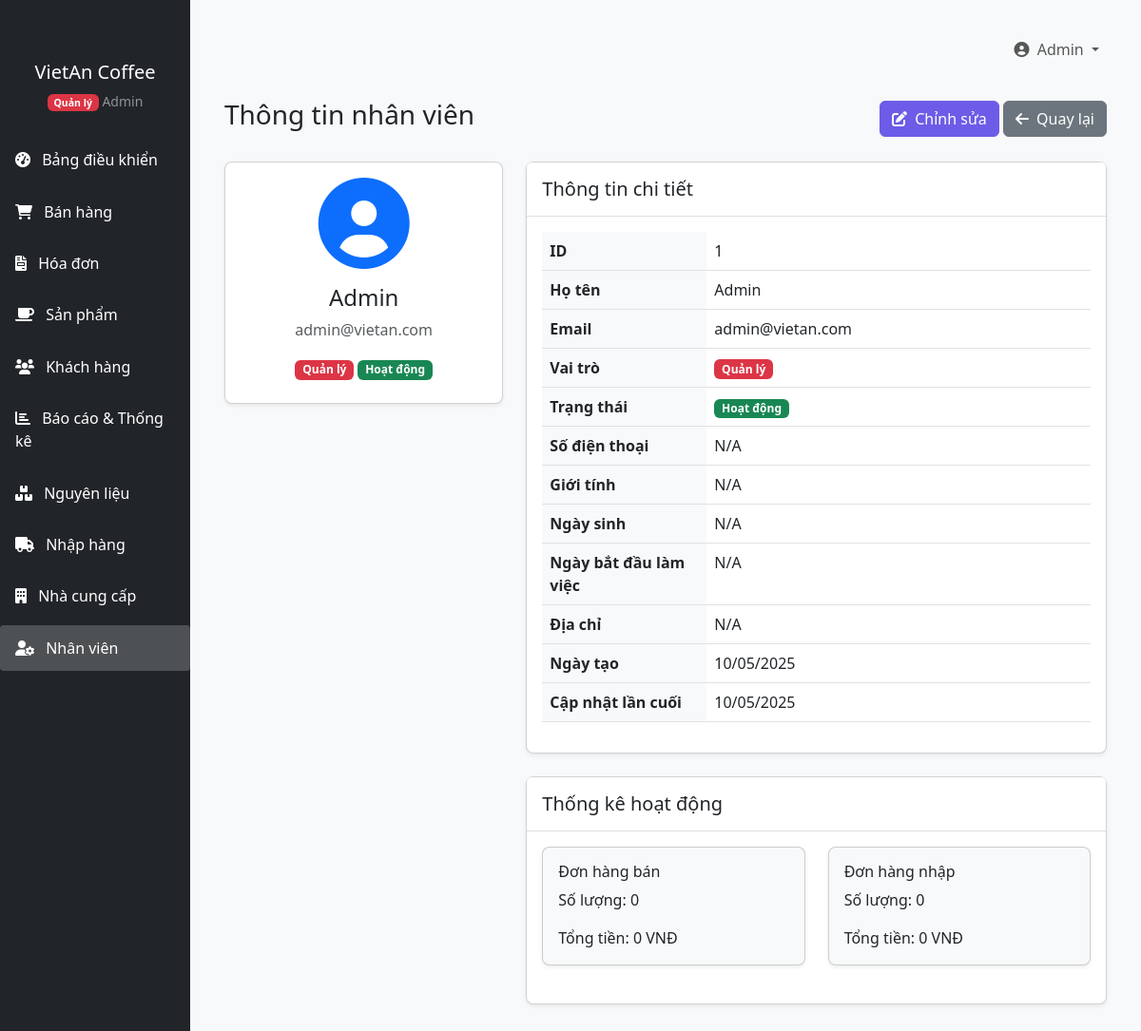
The page /QuanLyCafe/index.php?page=users&action=view&id=1 (signed in) on the database its author committed.
### tables this page shows
CREATE TABLE `users` (
  `id` int(11) NOT NULL,
  `name` varchar(100) NOT NULL,
  `email` varchar(100) NOT NULL,
  `password` varchar(255) NOT NULL,
  `role` enum('admin','staff') NOT NULL,
  `phone` varchar(20) DEFAULT NULL,
  `address` text DEFAULT NULL,
  `gender` enum('male','female','other') DEFAULT NULL,
  `birth_date` date DEFAULT NULL,
  `hire_date` date DEFAULT NULL,
  `status` enum('active','inactive') DEFAULT 'active',
  `created_at` timestamp NOT NULL DEFAULT current_timestamp(),
  `updated_at` timestamp NOT NULL DEFAULT current_timestamp() ON UPDATE current_timestamp()
);

### QuanLyCafe/models/User.php (called while the page is built, shortened)
<?php
class User {
    private $conn;
    public function __construct($db) {
        $this->conn = $db;
    }
    public function getById($id) {
        $query = "SELECT * FROM users WHERE id = ?";
        $stmt = $this->conn->prepare($query);
        $stmt->bind_param("i", $id);
        $stmt->execute();
        $result = $stmt->get_result();
        if ($result->num_rows === 1) {
            $row = $result->fetch_assoc();
            $this->id = $row['id'];
            $this->name = $row['name'];
            $this->email = $row['email'];
            $this->role = $row['role'];
            $this->phone = $row['phone'];
            $this->address = $row['address'];
            $this->gender = $row['gender'];
            $this->birth_date = $row['birth_date'];
            $this->hire_date = $row['hire_date'];
            $this->status = $row['status'];
            $this->created_at = $row['created_at'];
            $this->updated_at = $row['updated_at'];
            return true;
        }
        return false;
    }
}

### QuanLyCafe/includes/functions.php (called while the page is built, shortened)
<?php
function formatCurrency($amount) {
    return number_format($amount, 0, ',', '.') . ' VNĐ';
}
function formatDate($date, $format = 'd/m/Y') {
    return date($format, strtotime($date));
}

### QuanLyCafe/views/users/view.php (the view, shortened to what this page needs)
<?php include 'includes/header.php'; ?>
<div class="container-fluid">
    <div class="d-flex justify-content-between align-items-center mb-4">
        <h1 class="h3">Thông tin nhân viên</h1>
        <div>
            <a href="index.php?page=users&action=edit&id=<?php echo $user->id; ?>" class="btn btn-primary">
                <i class="fas fa-edit me-1"></i> Chỉnh sửa
            </a>
            <a href="index.php?page=users" class="btn btn-secondary">
                <i class="fas fa-arrow-left me-1"></i> Quay lại
            </a>
        </div>
    </div>
    <div class="row">
        <div class="col-md-4">
            <div class="card mb-4">
                <div class="card-body text-center">
                    <div class="mb-3">
                        <?php if ($user->gender == 'female'): ?>
                            <i class="fas fa-user-circle fa-6x text-primary"></i>
                        <?php else: ?>
                            <i class="fas fa-user-circle fa-6x text-primary"></i>
                        <?php endif; ?>
                    </div>
                    <h4><?php echo $user->name; ?></h4>
                    <p class="text-muted"><?php echo $user->email; ?></p>
                    <div class="mb-2">
                        <?php if ($user->role == 'admin'): ?>
                            <span class="badge bg-danger">Quản lý</span>
                        <?php else: ?>
                            <span class="badge bg-info">Nhân viên</span>
                        <?php endif; ?>
                        <?php if ($user->status == 'active'): ?>
                            <span class="badge bg-success">Hoạt động</span>
                        <?php else: ?>
                            <span class="badge bg-secondary">Không hoạt động</span>
                        <?php endif; ?>
                    </div>
                </div>
            </div>
        </div>
        <div class="col-md-8">
            <div class="card mb-4">
                <div class="card-header">
                    <h5 class="mb-0">Thông tin chi tiết</h5>
                </div>
                <div class="card-body">
                    <table class="table">
                        <tbody>
                            <tr>
                                <th style="width: 30%;">ID</th>
                                <td><?php echo $user->id; ?></td>
                            </tr>
                            <tr>
                                <th>Họ tên</th>
                                <td><?php echo $user->name; ?></td>
                            </tr>
                            <tr>
                                <th>Email</th>
                                <td><?php echo $user->email; ?></td>
                            </tr>
                            <tr>
                                <th>Vai trò</th>
                                <td>
                                    <?php if ($user->role == 'admin'): ?>
                                        <span class="badge bg-danger">Quản lý</span>
                                    <?php else: ?>
                                        <span class="badge bg-info">Nhân viên</span>
                                    <?php endif; ?>
                                </td>
                            </tr>
                            <tr>
                                <th>Trạng thái</th>
                                <td>
                                    <?php if ($user->status == 'active'): ?>
                                        <span class="badge bg-success">Hoạt động</span>
                                    <?php else: ?>
                                        <span class="badge bg-secondary">Không hoạt động</span>
                                    <?php endif; ?>
                                </td>
                            </tr>
                            <tr>
                                <th>Số điện thoại</th>
                                <td><?php echo $user->phone ? $user->phone : 'N/A'; ?></td>
                            </tr>
                            <tr>
                                <th>Giới tính</th>
                                <td>
                                    <?php
                                    switch ($user->gender) {
                                        default:
                                            echo 'N/A';
                                    }
                                    ?>
                                </td>
                            </tr>
                            <tr>
                                <th>Ngày sinh</th>
                                <td><?php echo $user->birth_date ? formatDate($user->birth_date) : 'N/A'; ?></td>
                            </tr>
                            <tr>
                                <th>Ngày bắt đầu làm việc</th>
                                <td><?php echo $user->hire_date ? formatDate($user->hire_date) : 'N/A'; ?></td>
                            </tr>
                            <tr>
                                <th>Địa chỉ</th>
                                <td><?php echo $user->address ? $user->address : 'N/A'; ?></td>
                            </tr>
                            <tr>
                                <th>Ngày tạo</th>
                                <td><?php echo formatDate($user->created_at); ?></td>
                            </tr>
                            <tr>
                                <th>Cập nhật lần cuối</th>
                                <td><?php echo formatDate($user->updated_at); ?></td>
                            </tr>
                        </tbody>
                    </table>
                </div>
            </div>
            <?php
            $sales_query = "
                SELECT COUNT(*) as total_sales, COALESCE(SUM(total_amount), 0) as total_amount
                FROM sales_orders
                WHERE user_id = ? AND status = 'completed'
            ";
            $stmt = $conn->prepare($sales_query);
            $stmt->bind_param("i", $user->id);
            $stmt->execute();
            $sales_result = $stmt->get_result()->fetch_assoc();
            $purchase_query = "
                SELECT COUNT(*) as total_purchases, COALESCE(SUM(total_amount), 0) as total_amount
                FROM purchase_orders
                WHERE user_id = ? AND status = 'completed'
            ";
            $stmt = $conn->prepare($purchase_query);
            $stmt->bind_param("i", $user->id);
            $stmt->execute();
            $purchase_result = $stmt->get_result()->fetch_assoc();
            ?>
            <div class="card">
                <div class="card-header">
                    <h5 class="mb-0">Thống kê hoạt động</h5>
                </div>
                <div class="card-body">
                    <div class="row">
                        <div class="col-md-6">
                            <div class="card bg-light">
                                <div class="card-body">
                                    <h6 class="card-title">Đơn hàng bán</h6>
                                    <p class="card-text">Số lượng: <?php echo $sales_result['total_sales']; ?></p>
                                    <p class="card-text">Tổng tiền: <?php echo formatCurrency($sales_result['total_amount']); ?></p>
                                </div>
                            </div>
                        </div>
                        <div class="col-md-6">
                            <div class="card bg-light">
                                <div class="card-body">
                                    <h6 class="card-title">Đơn hàng nhập</h6>
                                    <p class="card-text">Số lượng: <?php echo $purchase_result['total_purchases']; ?></p>
                                    <p class="card-text">Tổng tiền: <?php echo formatCurrency($purchase_result['total_amount']); ?></p>
                                </div>
                            </div>
                        </div>
                    </div>
                </div>
            </div>
        </div>
    </div>
</div>
<?php include 'includes/footer.php'; ?>

### QuanLyCafe/assets/css/style.css (style rules this page uses)
body { font-family: 'Segoe UI', Tahoma, Geneva, Verdana, sans-serif; background-color: #f8f9fa; }
.card { border-radius: 0.5rem; box-shadow: 0 0.125rem 0.25rem rgba(0, 0, 0, 0.075); margin-bottom: 1.5rem; }
.card-header { background-color: #fff; border-bottom: 1px solid rgba(0, 0, 0, 0.125); padding: 1rem; }
.btn-primary { background-color: #6c5ce7; border-color: #6c5ce7; }
.table th { font-weight: 600; background-color: #f8f9fa; }

### rows shown on the page
users: name "Admin", email "admin@vietan.com", id "1", created_at "10/05/2025", updated_at "10/05/2025"

### other values the page prints
getCurrentUserName() "Admin"
$sales_result['total_sales'] "0"
formatCurrency($sales_result['total_amount']) "0 VNĐ"
$purchase_result['total_purchases'] "0"
formatCurrency($purchase_result['total_amount']) "0 VNĐ"
